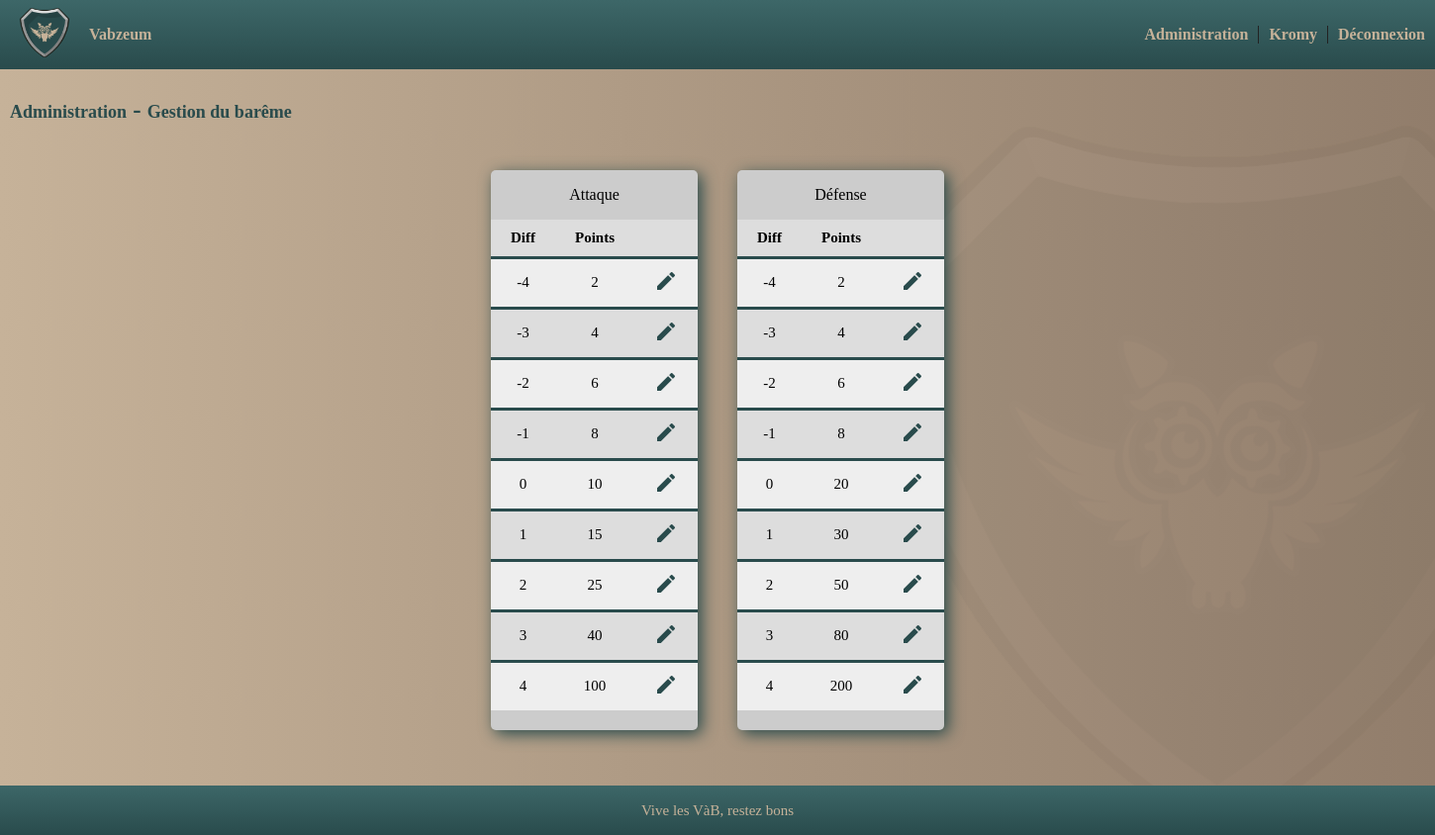
Screenshot of /admin/manage_scale/ (signed in) with the database file from the repository.
### db.py (models this page shows)
class discord_user_datas(UserMixin, dba.Model):
    id = dba.Column(dba.Integer, primary_key=True)
    nickname = dba.Column(dba.String(30), unique=True)
    tag = dba.Column(dba.String(50), unique=True)
    password = dba.Column(dba.String(100), unique=True)
    effective = dba.Column(dba.Integer, unique=True)
    admin = dba.Column(dba.Integer, unique=True)
    created = dba.Column(dba.DateTime, unique=True)

class score_index(dba.Model):
    id = dba.Column(dba.Integer, primary_key=True)
    side = dba.Column(dba.String(30), unique=True)
    diff = dba.Column(dba.Integer, unique=True)
    points = dba.Column(dba.Integer, unique=True)

### app.py (the view)
@app.route('/admin/manage_scale/')
@login_required
@is_admin
def manage_scale():
    atks = score_index.query.filter_by(side="Attaque").all()
    defs = score_index.query.filter_by(side="Défense").all()
    return render_template('admin/manage_scale.html', atks=atks, defs=defs)

### app.py (called while the page is built)
@login_manager.user_loader
def load_user(user_id):
    return discord_user_datas.query.get(int(user_id))

def is_admin(f):
    @wraps(f)
    def decorated_fct(*args, **kwargs):
        if not current_user.admin:
            return redirect(url_for('index'))
        return f(*args, **kwargs)
    return decorated_fct

### templates/admin/manage_scale.html (shortened to what this page needs)
{% extends 'layout.html' %}
{% block content %}
    <div>
        <h1 class="p-3" style="color: #294B4C">
            <a style="color: #294B4C" href="{{ url_for('admin') }}">Administration</a> -
            <a style="color: #294B4C" href="{{ url_for('manage_scale') }}">{% block title %}Gestion du
                barême{% endblock %}</a>
        </h1>
    </div>
    <div class="d_flex" style="justify-content: center">
        <div style="margin: 20px" class="table table_alternate vab_box_shadow">
            <table>
                <p class="t-center">Attaque</p>
                <tr id="atk_scale_title">
                    <td class="vab-blue-b-tb td_title"><p class="text_15px">Diff</p></td>
                    <td class="vab-blue-b-tb td_title"><p class="text_15px">Points</p></td>
                    <td></td>
                </tr>
                {% for elem in atks %}
                    <tr>
                        <td id="scale_atk_diff" class="vab-blue-b-tb t-center"><p
                                class="text_15px">{{ elem.diff }}</p></td>
                        <td id="scale_atk_points" class="vab-blue-b-tb t-center"><p
                                class="text_15px">{{ elem.points }}</p></td>
                        <td class="vab-blue-b-tb"><a href="{{ url_for('modify_scale', id=elem.id) }}"
                                                     style="color: #294B4C"><i class="material-icons">create</i></a>
                        </td>
                    </tr>
                {% endfor %}
            </table>
        </div>
        <div style="margin: 20px" class="table table_alternate vab_box_shadow">
            <table>
                <p class="t-center">Défense</p>
                <tr id="def_scale_title">
                    <td class="vab-blue-b-tb td_title"><p class="text_15px">Diff</p></td>
                    <td class="vab-blue-b-tb td_title"><p class="text_15px">Points</p></td>
                    <td></td>
                </tr>
                {% for elem in defs %}
                    <tr>
                        <td id="scale_atk_diff" class="vab-blue-b-tb t-center"><p
                                class="text_15px">{{ elem.diff }}</p></td>
                        <td id="scale_atk_points" class="vab-blue-b-tb t-center"><p
                                class="text_15px">{{ elem.points }}</p></td>
                        <td class="vab-blue-b-tb"><a href="{{ url_for('modify_scale', id=elem.id) }}"
                                                     style="color: #294B4C"><i class="material-icons">create</i></a>
                        </td>
                    </tr>
                {% endfor %}
            </table>
        </div>
    </div>
{% endblock %}

### templates/layout.html (shortened to what this page needs)
<!doctype html>
<html lang="en">
<head>
    <link rel="stylesheet" href="/static/css/style.css">
    <link rel="stylesheet" href="/static/css/searchbar.css">
    <link rel="stylesheet" href="/static/css/sidebars.css">
    <link rel="stylesheet" href="/static/css/media.css">
    <link rel="stylesheet" href="/static/css/element.css">
</head>
<img src="/static/src/blason%20détaillé%20+%20opacité.png" class="background_image">
<body>
<div class="admin">
    <div class="header navbar bg_gradiant_blue_vab">
        <div class="left_navbar_content">
            <a class="" href="{{ url_for('index') }}">
                <img class="blason_vab" src="/static/src/blason.png">
            </a>
            <a class="nav_link" href="{{ url_for('vabzeum') }}">Vabzeum</a>
        </div>
        <div class="right_navbar_content">
            {% if current_user.is_authenticated and current_user.admin %}
                <a class="nav_link border_right" href="{{ url_for('admin') }}">Administration</a>
            {% endif %}
            {% if current_user.is_authenticated %}
                <a class="nav_link border_right" href="#">{{ current_user.nickname }}</a>
            {% else %}
                <a class="nav_link" href="{{ url_for('login') }}">Connexion</a>
            {% endif %}
            {% if current_user.is_authenticated %}
                <a class="nav_link" href="{{ url_for('logout') }}">Déconnexion</a>
            {% endif %}
        </div>
    </div>
    <div class="main_div">
        {% block content %} {% endblock %}
    <p class="col-white-vab">_</p>
    <p class="col-white-vab">_</p>
    </div>
    <footer class="footer bg_gradiant_blue_vab d_flex" style="justify-content: space-around; align-items: center">
        <p class="text_15px col-white-vab">Vive les VàB, restez bons</p>
    </footer>
</div>
</body>
</html>

### static/css/style.css (style rules this page uses)
:root { --select-border: #777; --select-focus: blue; --select-arrow: var(--select-border); }
.main_div { width: 100%; height: fit-content; }
.bg_gradiant_blue_vab { background-image: linear-gradient(to bottom, #3D6768, #294B4C); }
.t-center { text-align: center; }
.col-white-vab { color: #C6B299; }
.d_flex { display: flex; }
.vab-blue-b-tb { border-top: #294B4C solid; }
.td_title { border-top: none; font-weight: bold; text-align: center; }
.vab_box_shadow { box-sizing: border-box; background-color: #cccccc; border-radius: 5px; box-shadow: 4px 4px 16px #294B4C; width: fit-content; height: fit-content; margin: auto; }
.table { border-spacing: 0px; border-collapse: collapse; margin-bottom: 50px; padding-bottom: 20px; }
.table_alternate tr:nth-child(odd) { background-color: #dddddd; border-radius: 5px; }
.table_alternate tr:nth-child(even) { border-radius: 5px; background-color: #eeeeee; }
.table tr td { padding: 10px 20px 10px 20px; }
.text_15px { font-size: 15px; margin: 0; }

### static/css/sidebars.css (style rules this page uses)
.admin { min-height:100%; position: relative; margin:0 auto; width: 100%; }
.footer { position:absolute; bottom: 0px; width:100%; height: 50px; background-color: #294B4C; }
.navbar { width: 100%; height: 70px; box-sizing: border-box; align-content: center; align-items: center; display: flex; justify-content: space-between; min-width: 600px; }
.left_navbar_content { height: 100%; display: flex; padding-left: 10px; align-items: center; }
.right_navbar_content { height: 100%; display: flex; align-content: flex-end; align-items: center; }
.nav_link { padding-left: 10px; padding-right: 10px; width: 100%; text-decoration: none; color: #C6B299; font-family: Verdana; font-weight: bold; }
.blason_vab { padding: 10px; width: 50px; height: 50px; }
.border_right { border-right: #222222 1px solid; }

### static/css/element.css (style rules this page uses)
html, body { height: 100%; margin: 0; padding: 0; }
body { position: relative; min-height: 100%; height: 100%; width: 100%; margin: 0; background-image: linear-gradient(to right, #C6B299, #917D6B); font-family: Verdana; display : table; }
h1 { font-size: 25px; color: #294B4C; padding: 10px; }
h1 a { font-size: 25px; color: #294B4C; text-decoration: none; font-size: 18px; }
table { border-collapse: collapse; }
.background_image { position: absolute; top: 15%; left: 60%; height: auto; }

### rows the page displays
discord_user_datas: nickname "Kromy"
score_index: diff "-4", points "2"
score_index: diff "-3", points "4"
score_index: diff "-2", points "6"
score_index: diff "-1", points "8"
score_index: diff "0", points "10"
score_index: diff "1", points "15"
score_index: diff "2", points "25"
score_index: diff "3", points "40"
score_index: diff "4", points "100"
score_index: diff "-4", points "2"
score_index: diff "-3", points "4"
score_index: diff "-2", points "6"
score_index: diff "-1", points "8"
score_index: diff "0", points "20"
score_index: diff "1", points "30"
score_index: diff "2", points "50"
score_index: diff "3", points "80"
score_index: diff "4", points "200"
